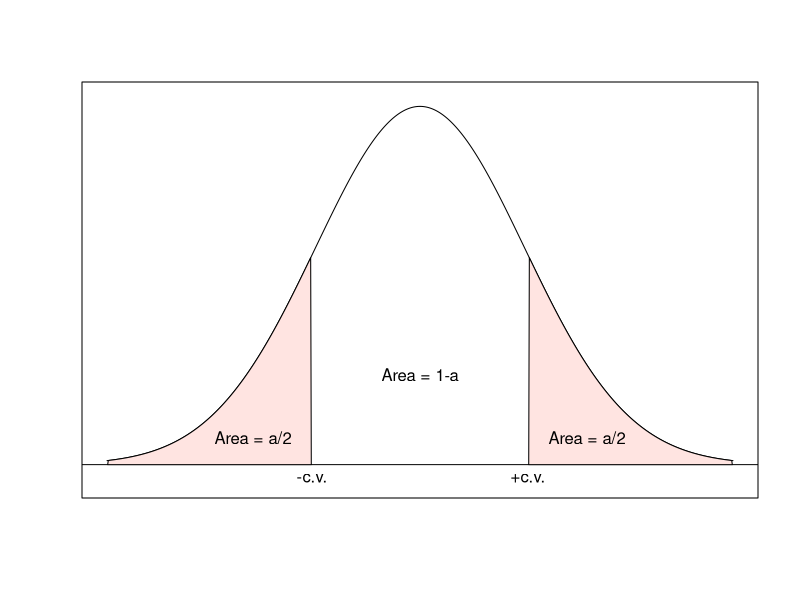

Source code (R):
## ---- chunk 1
knitr::opts_chunk$set(echo = FALSE)
## ---- chunk 2
x <- seq(-3,3,length.out=1000)
y <- dnorm(x)
x1 <- -3; x2 <- -qnorm(0.85); x3 <- qnorm(0.85); x4 <- 3
x.coord <- c(x[x > x1 & x < x2])
y.coord <- y[x > x1 & x < x2]
x.coord2 <- c(x[x > x3 & x < x4])
y.coord2 <- y[x > x3 & x < x4]
plot(x,y,type='l', xaxt='n', yaxt='n', ylab="",xlab="", ylim=c(-0.02,max(y)+0.01)) #
abline(h=0); abline(v=1100)
polygon(x=x.coord, y= c(0, y.coord[2:(length(y.coord)-1)], 0), col="mistyrose")
polygon(x=x.coord2, y= c(0, y.coord2[2:(length(y.coord)-1)], 0), col="mistyrose")
text(-1.6,0.03,"Area = a/2"); text(1.6,0.03,"Area = a/2"); text(0,0.1,"Area = 1-a")
text(x2, 0.-0.015, "-c.v."); text(x3, -0.015, "+c.v.")
